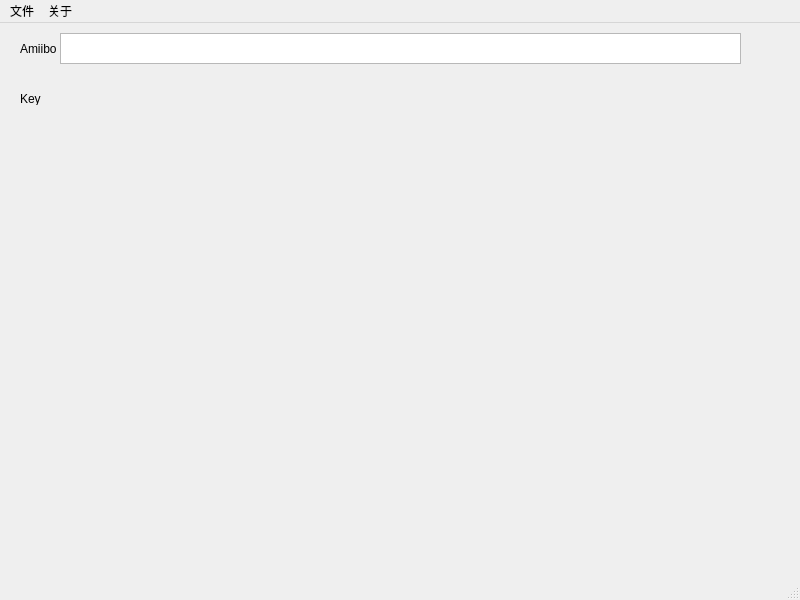
<?xml version="1.0" encoding="UTF-8"?>
<ui version="4.0">
 <class>MainWindow</class>
 <widget class="QMainWindow" name="MainWindow">
  <property name="geometry">
   <rect>
    <x>0</x>
    <y>0</y>
    <width>800</width>
    <height>600</height>
   </rect>
  </property>
  <property name="windowTitle">
   <string>AmiiboTap</string>
  </property>
  <widget class="QWidget" name="centralwidget">
   <widget class="QLabel" name="label">
    <property name="geometry">
     <rect>
      <x>20</x>
      <y>10</y>
      <width>54</width>
      <height>31</height>
     </rect>
    </property>
    <property name="text">
     <string>Amiibo</string>
    </property>
   </widget>
   <widget class="QLabel" name="label_2">
    <property name="geometry">
     <rect>
      <x>20</x>
      <y>70</y>
      <width>54</width>
      <height>12</height>
     </rect>
    </property>
    <property name="text">
     <string>Key</string>
    </property>
   </widget>
   <widget class="QPlainTextEdit" name="plainTextEdit">
    <property name="geometry">
     <rect>
      <x>60</x>
      <y>10</y>
      <width>681</width>
      <height>31</height>
     </rect>
    </property>
    <property name="acceptDrops">
     <bool>true</bool>
    </property>
    <property name="centerOnScroll">
     <bool>false</bool>
    </property>
   </widget>
  </widget>
  <widget class="QMenuBar" name="menubar">
   <property name="geometry">
    <rect>
     <x>0</x>
     <y>0</y>
     <width>800</width>
     <height>23</height>
    </rect>
   </property>
   <widget class="QMenu" name="menu">
    <property name="title">
     <string>文件</string>
    </property>
   </widget>
   <widget class="QMenu" name="menu_2">
    <property name="title">
     <string>关于</string>
    </property>
   </widget>
   <addaction name="menu"/>
   <addaction name="menu_2"/>
  </widget>
  <widget class="QStatusBar" name="statusbar"/>
  <action name="action3sas">
   <property name="text">
    <string>3sas</string>
   </property>
  </action>
 </widget>
 <resources/>
 <connections/>
</ui>
